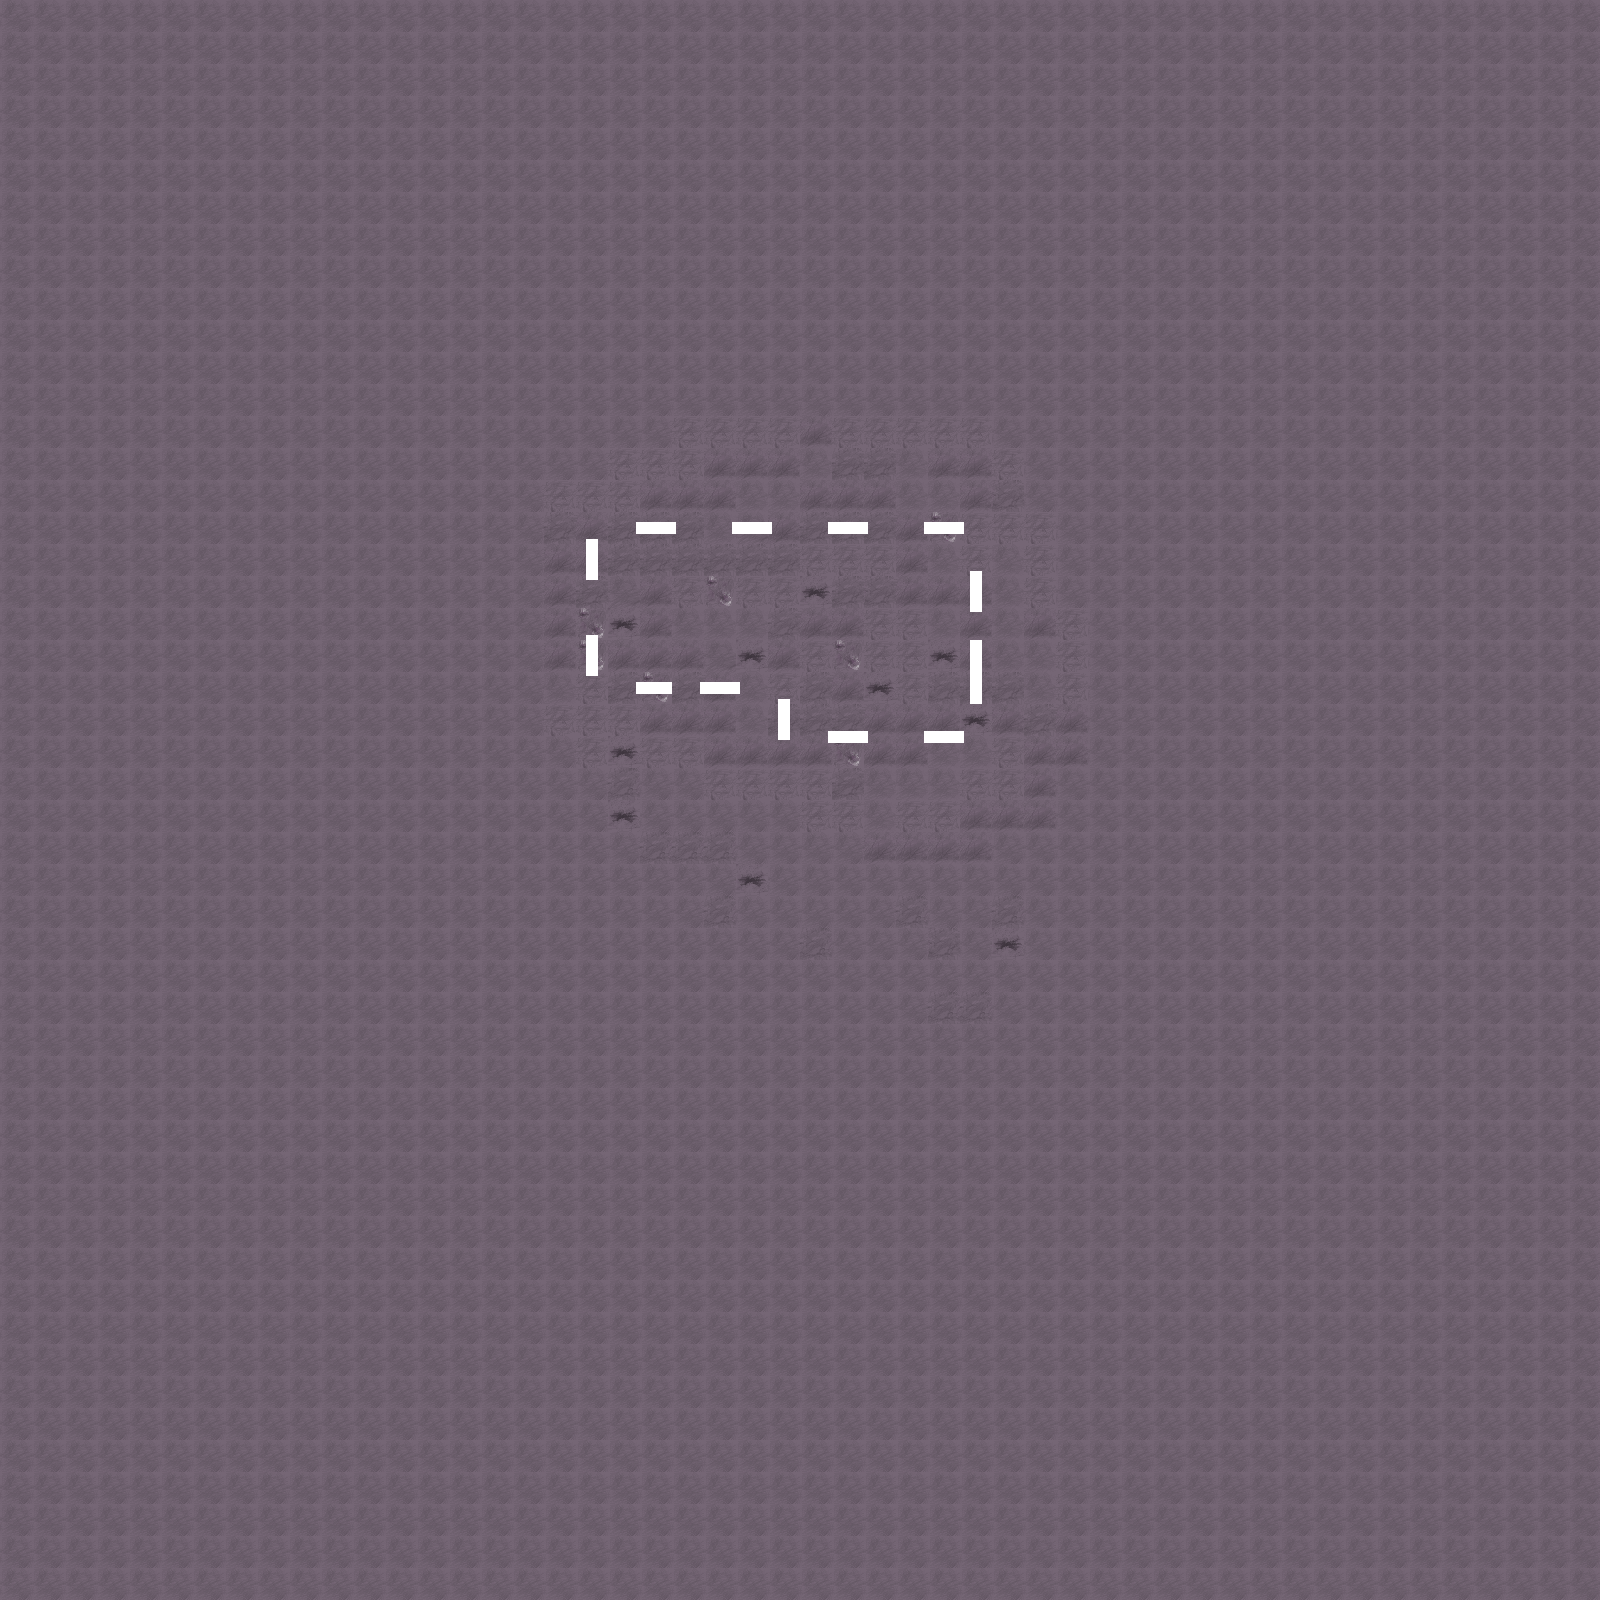

Tiled map render using the project's own tile images. Description and the map definition, with tile-layer contents summarised, below:
An orthogonal 50x50 tile map with 32x32 px tiles, 2 tile layers (Floor, Stripes), 2 tilesets and 204 objects (14x Wall1, 7x EnemySpawn, Pistol+max, Munition, SmokeBomb, ...).

<map version="1.10" tiledversion="1.12.2" orientation="orthogonal" renderorder="right-down" width="50" height="50" tilewidth="32" tileheight="32" infinite="0" nextlayerid="19" nextobjectid="448">
 <tileset firstgid="1" name="parkinglot" tilewidth="32" tileheight="32" tilecount="400" columns="20">
  <image source="../../tiled/tilesets/parkinglot.png" width="640" height="640" />
  <tile id="23">
   <objectgroup draworder="index" id="2">
    <object id="1" x="2.63636" y="15.1818" width="29.2727" height="6.36364" />
   </objectgroup>
  </tile>
  <tile id="27">
   <objectgroup draworder="index" id="2">
    <object id="2" x="1.0293" y="18.5138" width="29.7695" height="7.32883" />
   </objectgroup>
  </tile>
  <tile id="51">
   <objectgroup draworder="index" id="2">
    <object id="1" x="7.9402" y="24.5111" width="14.894" height="6.36203" />
   </objectgroup>
  </tile>
  <tile id="71">
   <objectgroup draworder="index" id="2">
    <object id="1" x="-0.049318" y="0.147954" width="2.21931" height="31.7115" />
    <object id="2" x="-0.049318" y="-0.049318" width="32.0567" height="0.937042" />
    <object id="3" x="30.8238" y="0.049318" width="1.18363" height="31.9088" />
    <object id="4" x="2.07136" y="0.838406" width="2.81113" height="31.0704" />
   </objectgroup>
  </tile>
  <tile id="89">
   <objectgroup draworder="index" id="3">
    <object id="2" x="0" y="27.4208" width="31.9088" height="4.53726" />
   </objectgroup>
  </tile>
  <tile id="91">
   <objectgroup draworder="index" id="2">
    <object id="1" x="0" y="-0.049318" width="4.9318" height="31.9581" />
    <object id="2" x="-0.049318" y="30.9717" width="4.58658" height="0.838406" />
    <object id="3" x="30.9717" y="0.049318" width="1.03568" height="31.9088" />
   </objectgroup>
  </tile>
 </tileset>
 <tileset firstgid="401" name="TX Tileset Wall" tilewidth="32" tileheight="32" tilecount="256" columns="16">
  <image source="../../tiled/tilesets/basic_pixel_art_topdown/TX Tileset Wall.png" width="512" height="512" />
 </tileset>
 <layer id="13" name="Floor" width="50" height="50">
  <data>[2500 cells, 2500 non-empty, 11 distinct tile ids]</data>
 </layer>
 <layer id="7" name="Stripes" width="50" height="50">
  <data>[2500 cells, 168 non-empty, 21 distinct tile ids]</data>
 </layer>
 <objectgroup id="18" name="Toolspawn">
  <object id="442" name="Pistol+max" x="607.5" y="503">
   <point />
  </object>
  <object id="443" name="Munition" x="581.5" y="504.5">
   <point />
  </object>
  <object id="447" name="SmokeBomb" x="597" y="506.5">
   <point />
  </object>
 </objectgroup>
 <objectgroup id="8" name="Objects">
  <object id="1" gid="52" x="736" y="576" width="32" height="32" />
  <object id="2" gid="52" x="768" y="576" width="32" height="32" />
  <object id="3" gid="52" x="800" y="576" width="32" height="32" />
  <object id="4" gid="52" x="785" y="563.5" width="32" height="32" />
  <object id="21" gid="52" x="752.63" y="563.38" width="32" height="32" />
  <object id="24" gid="28" x="832" y="608" width="32" height="32" />
  <object id="25" gid="52" x="837.5" y="573" width="32" height="32" />
  <object id="217" gid="52" x="672" y="448" width="32" height="32" />
  <object id="218" gid="52" x="704" y="448" width="32" height="32" />
  <object id="219" gid="52" x="736" y="448" width="32" height="32" />
  <object id="220" gid="52" x="768" y="448" width="32" height="32" />
  <object id="221" gid="52" x="800" y="448" width="32" height="32" />
  <object id="222" gid="52" x="832" y="448" width="32" height="32" />
  <object id="223" gid="52" x="864" y="448" width="32" height="32" />
  <object id="224" gid="52" x="896" y="448" width="32" height="32" />
  <object id="225" gid="52" x="928" y="448" width="32" height="32" />
  <object id="226" gid="52" x="960" y="448" width="32" height="32" />
  <object id="227" gid="52" x="992" y="480" width="32" height="32" />
  <object id="228" gid="52" x="978" y="462" width="32" height="32" />
  <object id="230" gid="52" x="992" y="512" width="32" height="32" />
  <object id="231" gid="52" x="1004" y="531.33" width="32" height="32" />
  <object id="232" gid="52" x="1024" y="544" width="32" height="32" />
  <object id="233" gid="52" x="1024" y="576" width="32" height="32" />
  <object id="234" gid="52" x="1024" y="608" width="32" height="32" />
  <object id="235" gid="52" x="1032.67" y="630" width="32" height="32" />
  <object id="236" gid="52" x="1056" y="640" width="32" height="32" />
  <object id="237" gid="52" x="1056" y="672" width="32" height="32" />
  <object id="238" gid="52" x="1056" y="704" width="32" height="32" />
  <object id="390" gid="52" x="1065" y="725.667" width="32" height="32" />
  <object id="391" gid="52" x="1057" y="740.667" width="32" height="32" />
  <object id="392" gid="52" x="1066.67" y="760.667" width="32" height="32" />
  <object id="393" gid="52" x="1055" y="780.667" width="32" height="32" />
  <object id="394" gid="52" x="1064" y="798.333" width="32" height="32" />
  <object id="395" gid="52" x="1056" y="815.333" width="32" height="32" />
  <object id="396" gid="52" x="1064.67" y="832.333" width="32" height="32" />
  <object id="397" gid="52" x="1055.33" y="850.333" width="32" height="32" />
  <object id="398" gid="52" x="1064.33" y="864.667" width="32" height="32" />
  <object id="399" gid="52" x="1054.67" y="884.333" width="32" height="32" />
  <object id="400" gid="52" x="1065.33" y="898" width="32" height="32" />
  <object id="401" gid="52" x="1058" y="911.667" width="32" height="32" />
  <object id="402" gid="52" x="1065.67" y="927.333" width="32" height="32" />
  <object id="403" gid="52" x="1061.67" y="944.667" width="32" height="32" />
  <object id="243" gid="52" x="1056" y="974" width="32" height="32" />
  <object id="244" gid="52" x="1056" y="1006" width="32" height="32" />
  <object id="245" gid="52" x="1032.67" y="1008.67" width="32" height="32" />
  <object id="246" gid="52" x="1024" y="1038" width="32" height="32" />
  <object id="247" gid="52" x="1024" y="1038" width="32" height="32" />
  <object id="248" gid="52" x="1024" y="1038" width="32" height="32" />
  <object id="249" gid="52" x="992" y="1070" width="32" height="32" />
  </objectgroup>
 <objectgroup id="15" name="Interactions" />
 <objectgroup id="14" name="Spawns">
  <!-- 15 objects omitted --></objectgroup>
 <objectgroup id="17" name="Paths">
  <!-- 6 objects omitted --></objectgroup>
 <objectgroup id="10" name="Collisions">
  <!-- 1 objects omitted --></objectgroup>
</map>
<!-- 141 of 204 objects omitted -->
